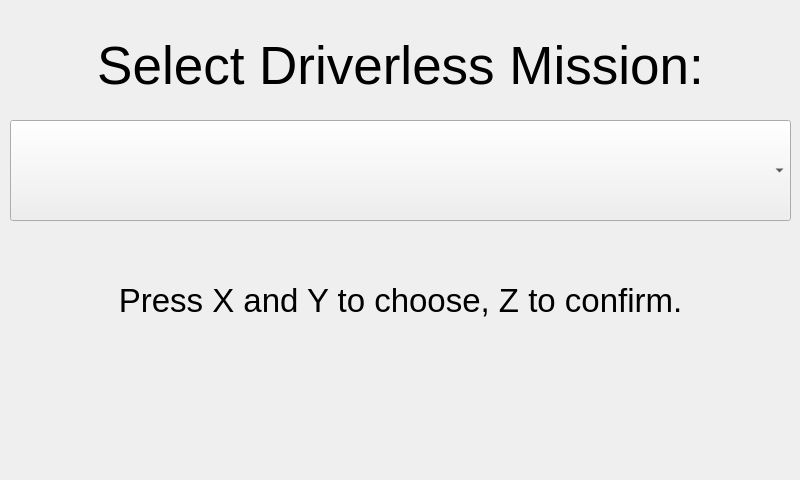
<?xml version="1.0" encoding="UTF-8"?>
<ui version="4.0">
 <class>DvSelect</class>
 <widget class="QDialog" name="DvSelect">
  <property name="geometry">
   <rect>
    <x>0</x>
    <y>0</y>
    <width>800</width>
    <height>480</height>
   </rect>
  </property>
  <property name="windowTitle">
   <string>Dialog</string>
  </property>
  <widget class="QLabel" name="title">
   <property name="geometry">
    <rect>
     <x>10</x>
     <y>10</y>
     <width>781</width>
     <height>111</height>
    </rect>
   </property>
   <property name="font">
    <font>
     <pointsize>40</pointsize>
    </font>
   </property>
   <property name="text">
    <string>Select Driverless Mission:</string>
   </property>
   <property name="alignment">
    <set>Qt::AlignCenter</set>
   </property>
  </widget>
  <widget class="QComboBox" name="comboMissions">
   <property name="geometry">
    <rect>
     <x>10</x>
     <y>120</y>
     <width>781</width>
     <height>101</height>
    </rect>
   </property>
   <property name="font">
    <font>
     <pointsize>50</pointsize>
    </font>
   </property>
   <property name="placeholderText">
    <string>Mission 1</string>
   </property>
  </widget>
  <widget class="QLabel" name="label">
   <property name="geometry">
    <rect>
     <x>10</x>
     <y>270</y>
     <width>781</width>
     <height>61</height>
    </rect>
   </property>
   <property name="font">
    <font>
     <pointsize>25</pointsize>
    </font>
   </property>
   <property name="text">
    <string>Press X and Y to choose, Z to confirm.</string>
   </property>
   <property name="alignment">
    <set>Qt::AlignCenter</set>
   </property>
  </widget>
 </widget>
 <resources/>
 <connections/>
</ui>
